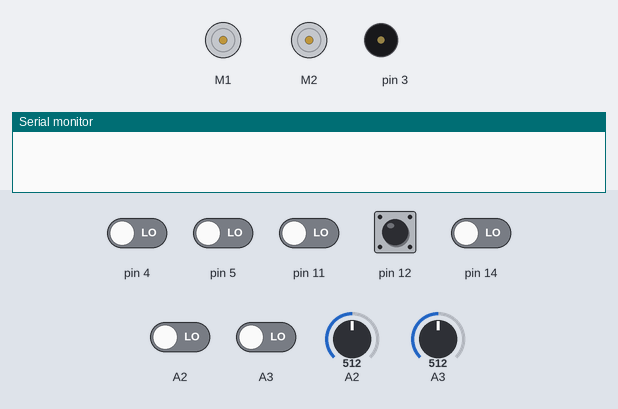
The sketch below on a simulated Arduino Uno, built with avr-gcc and run on an emulated ATmega328P. On the bench: 2 × DC motor (green arrow = forward, orange = backward, longer = faster), buzzer (waves = sounding), the last lines printed to the serial monitor. Inputs (shaded band) come from the test bench; at power-on: pin 12 HIGH, A2, A3, pin 4, pin 5, pin 11, pin 14 LOW, A2 = 512, A3 = 512. Random numbers use the default seed unless the sketch sets one.

Above: at 0.8 s.
0.9 s: pin 12 pulled LOW for 0.15 s
At 2.1 s:
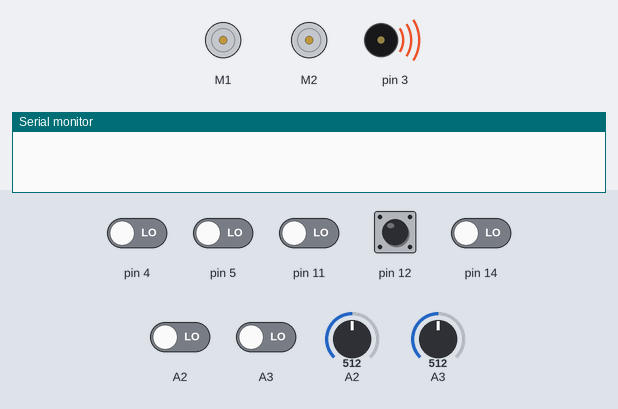
4.0 s: pin 5 driven HIGH
7.0 s: pin 5 driven LOW
At 7.23 s:
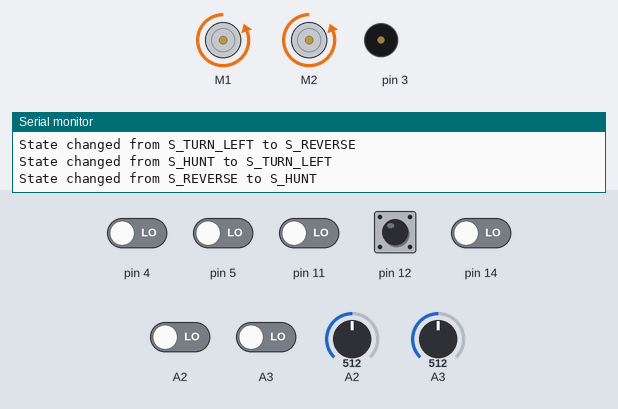
10.0 s: A2 set to 287
13.0 s: A2 set to 257
At 13.25 s:
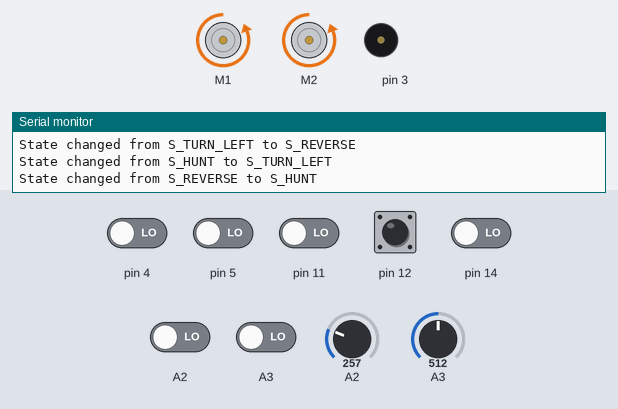
16.0 s: A3 set to 286
19.0 s: A3 set to 252
Timing chart, 0 to 23.0 s (numbered marks = the images above; inputs shaded):
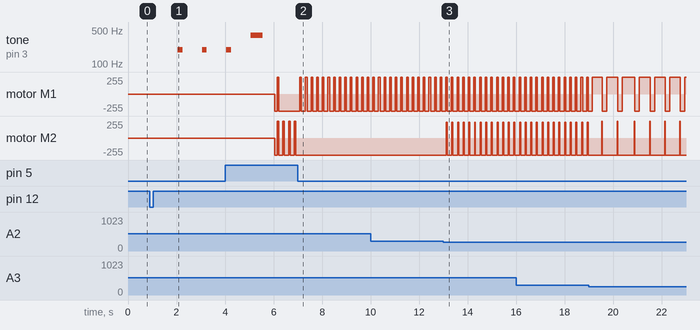

Measured:
- the behaviour switches between 271 and 270 on A2 (found by bisection; images 2 and 3)
- after the input at 0.9 s, tone on pin 3: alternates 195 Hz for 0.20 s and silent for 0.80 s, starting after 1.2 s
- after the input at 7.0 s, motor M1: alternates forward 255/255 for 0.06 s and backward 255/255 for 0.17 s, starting after 0.09 s
- after the input at 13.0 s, motor M2: alternates backward 255/255 for 0.19 s and forward 233/255 for 0.04 s, starting after 0.12 s

The sketch:

Hovedkode_V.0.0.6.ino
```cpp
/*
    Controling a zumo-bot using IR-groundsensors, and distance sensors.
    by Markus Randa, Lars Ous, Frode Pedersen, Jahn Willy Nøstdahl, Øyvind Orre.
    Last modified 20.11.2017
*/

#include <ZumoBuzzer.h>
#include <ZumoMotors.h>
#include <Pushbutton.h>
#include <QTRSensors.h>
#include <ZumoReflectanceSensorArray.h>

// Constans for all the different speedsettings.
const int REVERSE_SPEED =    400; // 0 is stopped, 400 is full speed
const int TURN_SPEED =       400;
const int FORWARD_SPEED =    400;
const int REVERSE_DURATION = 200; // ms

ZumoBuzzer buzzer;
ZumoReflectanceSensorArray reflectanceSensors;
ZumoMotors motors;
Pushbutton button(ZUMO_BUTTON);

// Constansts for all the thresholds we will be using.
const int QTR_THRESHOLD = 1500;
const int IRDISTANCE_THRESHOLD = 40;
const int PROXIMITY_IRDISTANCE_THRESHOLD = 15;

// Constants for all the different states.
const int S_REVERSE =    0;
const int S_TURN_RIGHT = 1;
const int S_TURN_LEFT =  2;
const int S_FORWARD =    3;
const int S_HUNT =       4;
String states[] = {"S_REVERSE", "S_TURN_RIGHT", "S_TURN_LEFT", "S_FORWARD", "S_HUNT"};

unsigned long nextTimeout = 0;
int state;
boolean debug = true;

// Defining the pins for sensorarray.
const int NUM_SENSORS = 6;
unsigned int sensor_values[NUM_SENSORS];
ZumoReflectanceSensorArray sensors(QTR_NO_EMITTER_PIN);

// Constants different pins.
const int LED = 13;
const int LEFT_SENSOR =  A2;
const int RIGHT_SENSOR = A3;

void setup()
{
  // One time settings.
  Serial.begin(9600);
  reflectanceSensors.init();
  state = S_FORWARD;
  waitForButtonAndCountDown();
}

void loop()
{
  mainDrivingControl();
}

// This function controls all the main functions of the zumobot.
void mainDrivingControl()
{
  switch (state)
  {
    case S_FORWARD:
      // Sets motors to forward driving.
      motors.setSpeeds(FORWARD_SPEED, FORWARD_SPEED);
      // If a track border is reached
      if (isBorderReached() == true)
      {
        // Start timer with the given duration
        startTimer(REVERSE_DURATION);
        // Endre tilstand til revers
        changeState(S_REVERSE);
      }
      // If opponent is detected.
      if (opponentDetected() == true)
      {
        // Change state to S_HUNT
        changeState(S_HUNT);
      }
      break;

    case S_REVERSE:
      // Sets motors to reverse driving.
      motors.setSpeeds(-REVERSE_SPEED, -REVERSE_SPEED);
      // Hvis timer har utløpt
      if (timerHasExpired() == true)
      {
        // Read sensorarray
        sensors.read(sensor_values);
        // Start timer with the given duration
        startTimer(turnDuration());
        // Change state to Right- or Left driving.
        changeState(checkDirection());
      }
      break;

    case S_TURN_RIGHT:
      // Sets motors to right driving.
      motors.setSpeeds(-TURN_SPEED, TURN_SPEED);
      if (timerHasExpired() == true)
      {
        // Change state to forward driving
        changeState(S_FORWARD);
      }
      // If opponent is detected.
      if (opponentDetected() == true)
      {
        // Change state to S_HUNT
        changeState(S_HUNT);
      }
      break;

    case S_TURN_LEFT:
      motors.setSpeeds(TURN_SPEED, -TURN_SPEED);
      if (timerHasExpired() == true)
      {
        // Change state to forward driving.
        changeState(S_FORWARD);
      }
      // If opponent is detected.
      if (opponentDetected() == true)
      {
        // Change state to S_HUNT
        changeState(S_HUNT);
      }
      break;

    case S_HUNT:
      // This function is for following a target.

      // This part is for adjusting the right motor, when the left sensor detects a target.
      if (getDistanceToEnemy(LEFT_SENSOR) > IRDISTANCE_THRESHOLD && getDistanceToEnemy(RIGHT_SENSOR) < IRDISTANCE_THRESHOLD)
      {
        // Here we are using distance as a speed reduction on one belt, to make the robot turn.
        // We've also multiplied the distance with a constant we got after numerous tests, to make it turn better.
        motors.setSpeeds(FORWARD_SPEED, FORWARD_SPEED - (getDistanceToEnemy(LEFT_SENSOR) * 0.75));
      }
      // This parts is for adjusting the left motor, when the right sensor detects a target.
      if (getDistanceToEnemy(LEFT_SENSOR) < IRDISTANCE_THRESHOLD && getDistanceToEnemy(RIGHT_SENSOR) > IRDISTANCE_THRESHOLD)
      {
        // Here we are using distance as a speed reduction on one belt, to make the robot turn.
        // We've also multiplied the distance with a constant we got after numerous tests, to make it turn better.
        motors.setSpeeds(FORWARD_SPEED - (getDistanceToEnemy(RIGHT_SENSOR) * 0.75), FORWARD_SPEED);
      }
      // If both sensors detect that target is underneath the set threshold distance, it will drive at full speed right ahead.
      if ((getDistanceToEnemy(LEFT_SENSOR) < PROXIMITY_IRDISTANCE_THRESHOLD) && (getDistanceToEnemy(RIGHT_SENSOR) < PROXIMITY_IRDISTANCE_THRESHOLD))
      {
        changeState(S_FORWARD);
      }
      // Checks if border is reached.
      if (isBorderReached() == true)
      {
        // start the timer with given duration.
        startTimer(REVERSE_DURATION);
        // Change state to reverse.
        changeState(S_REVERSE);
      }
      break;
  }
}

void changeState(int newState)
{
  if (debug == true)
  {
    Serial.print("State changed from ");
    Serial.print(states[newState]);
    Serial.print(" to ");
    Serial.println(states[state]);
    state = newState;
  }
}

// Checks if the border is reached, and returns true or false.
boolean isBorderReached()
{
  sensors.read(sensor_values);
  boolean isDetected;
  if ((sensor_values[0] < QTR_THRESHOLD) || (sensor_values[5] < QTR_THRESHOLD))
  {
    isDetected = true;
  }
  else
  {
    isDetected = false;
  }
  return isDetected;
}


// Checks if opponent is detected, using the IR distance sensors.
boolean opponentDetected()
{
  boolean opponentIsDetected;
  if ((getDistanceToEnemy(LEFT_SENSOR) < IRDISTANCE_THRESHOLD) || (getDistanceToEnemy(RIGHT_SENSOR) < IRDISTANCE_THRESHOLD))
  {
    if (isBorderReached() == false)
    {
      opponentIsDetected = true;
    }
  }
  else
  {
    opponentIsDetected = false;
  }
  return opponentIsDetected;
}


// Checks what direction the zumo-bot should use, and returns the appropiate state.
int checkDirection()
{
  int newState;
  // Høyre
  if (sensor_values[0] < QTR_THRESHOLD)
  {
    newState = S_TURN_RIGHT;
  }
  // Venstre
  if (sensor_values[5] < QTR_THRESHOLD)
  {
    newState = S_TURN_LEFT;
  }
  return newState;
}

// This function gives off a random turning duration.
unsigned long turnDuration()
{
  unsigned long duration = 0;
  duration = random(300, 500);
  return duration;
}


// This function checks the distance of target using the IR distance sensors, and returns a value in cm.
float getDistanceToEnemy(int sensorpin)
{
  //Serial.print(sensorpin);
  int sensorValue = analogRead(sensorpin);
  double IRdistance = 187754 * pow(sensorValue, -1.51);
  //Serial.print(" - ");
  //Serial.println(IRdistance);
  return IRdistance;
}


// Counts down from 5 with sounds indicating the counting.
// And does a quick reverse
void waitForButtonAndCountDown()
{
  digitalWrite(LED, HIGH);
  button.waitForButton();
  digitalWrite(LED, LOW);

  // play audible countdown
  for (int i = 0; i < 3; i++)
  {
    delay(1000);
    buzzer.playNote(NOTE_G(3), 200, 15);
  }
  delay(1000);
  buzzer.playNote(NOTE_G(4), 500, 15);
  delay(1000);
  motors.setSpeeds(-REVERSE_SPEED, -REVERSE_SPEED);
  delay(99);
}

// Starts a timer.
void startTimer(unsigned long duration)
{
  nextTimeout = millis() + duration;
}


// Checks is timer is expired.
boolean timerHasExpired()
{
  boolean hasExpired;
  if (millis() > nextTimeout) {
    hasExpired = true;
  }
  else
  {
    hasExpired = false;
  }
  return hasExpired;
}
```
